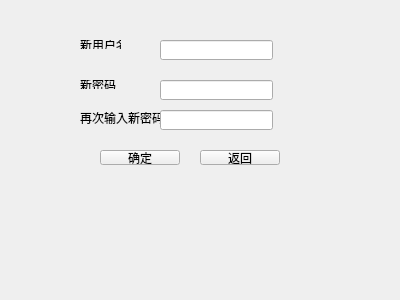
<?xml version="1.0" encoding="UTF-8"?>
<ui version="4.0">
 <class>PersonalInformation</class>
 <widget class="QWidget" name="PersonalInformation">
  <property name="geometry">
   <rect>
    <x>0</x>
    <y>0</y>
    <width>400</width>
    <height>300</height>
   </rect>
  </property>
  <property name="windowTitle">
   <string>Form</string>
  </property>
  <widget class="QLabel" name="label">
   <property name="geometry">
    <rect>
     <x>80</x>
     <y>80</y>
     <width>41</width>
     <height>9</height>
    </rect>
   </property>
   <property name="text">
    <string>新密码</string>
   </property>
  </widget>
  <widget class="QLabel" name="label_2">
   <property name="geometry">
    <rect>
     <x>80</x>
     <y>40</y>
     <width>41</width>
     <height>9</height>
    </rect>
   </property>
   <property name="text">
    <string>新用户名</string>
   </property>
  </widget>
  <widget class="QLabel" name="label_3">
   <property name="geometry">
    <rect>
     <x>80</x>
     <y>110</y>
     <width>81</width>
     <height>16</height>
    </rect>
   </property>
   <property name="text">
    <string>再次输入新密码</string>
   </property>
  </widget>
  <widget class="QLineEdit" name="lineEditNewname">
   <property name="geometry">
    <rect>
     <x>160</x>
     <y>40</y>
     <width>113</width>
     <height>20</height>
    </rect>
   </property>
  </widget>
  <widget class="QLineEdit" name="lineEditNewpassword">
   <property name="geometry">
    <rect>
     <x>160</x>
     <y>80</y>
     <width>113</width>
     <height>20</height>
    </rect>
   </property>
  </widget>
  <widget class="QLineEdit" name="lineEditRepassword">
   <property name="geometry">
    <rect>
     <x>160</x>
     <y>110</y>
     <width>113</width>
     <height>20</height>
    </rect>
   </property>
  </widget>
  <widget class="QPushButton" name="pushButtonCheck">
   <property name="geometry">
    <rect>
     <x>100</x>
     <y>150</y>
     <width>80</width>
     <height>15</height>
    </rect>
   </property>
   <property name="text">
    <string>确定</string>
   </property>
  </widget>
  <widget class="QPushButton" name="return_2">
   <property name="geometry">
    <rect>
     <x>200</x>
     <y>150</y>
     <width>80</width>
     <height>15</height>
    </rect>
   </property>
   <property name="text">
    <string>返回</string>
   </property>
  </widget>
 </widget>
 <resources/>
 <connections/>
</ui>
